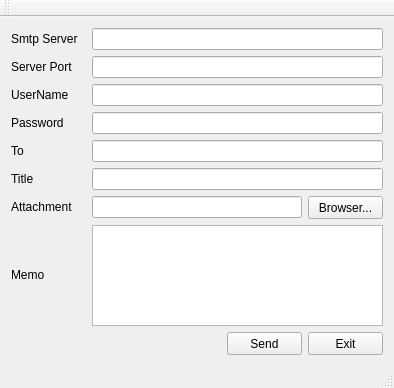
<?xml version="1.0" encoding="UTF-8"?>
<ui version="4.0">
 <class>MainWindow</class>
 <widget class="QMainWindow" name="MainWindow">
  <property name="geometry">
   <rect>
    <x>0</x>
    <y>0</y>
    <width>394</width>
    <height>388</height>
   </rect>
  </property>
  <property name="windowTitle">
   <string>Email</string>
  </property>
  <widget class="QWidget" name="centralWidget">
   <layout class="QGridLayout" name="gridLayout">
    <item row="2" column="1">
     <widget class="QLabel" name="label_3">
      <property name="minimumSize">
       <size>
        <width>75</width>
        <height>20</height>
       </size>
      </property>
      <property name="maximumSize">
       <size>
        <width>75</width>
        <height>20</height>
       </size>
      </property>
      <property name="text">
       <string>UserName</string>
      </property>
     </widget>
    </item>
    <item row="3" column="1">
     <widget class="QLabel" name="label_4">
      <property name="minimumSize">
       <size>
        <width>75</width>
        <height>20</height>
       </size>
      </property>
      <property name="maximumSize">
       <size>
        <width>75</width>
        <height>20</height>
       </size>
      </property>
      <property name="text">
       <string>Password</string>
      </property>
     </widget>
    </item>
    <item row="4" column="1">
     <widget class="QLabel" name="label_5">
      <property name="minimumSize">
       <size>
        <width>75</width>
        <height>20</height>
       </size>
      </property>
      <property name="maximumSize">
       <size>
        <width>75</width>
        <height>20</height>
       </size>
      </property>
      <property name="text">
       <string>To</string>
      </property>
     </widget>
    </item>
    <item row="6" column="1">
     <widget class="QLabel" name="label_7">
      <property name="minimumSize">
       <size>
        <width>75</width>
        <height>20</height>
       </size>
      </property>
      <property name="maximumSize">
       <size>
        <width>75</width>
        <height>20</height>
       </size>
      </property>
      <property name="text">
       <string>Attachment</string>
      </property>
     </widget>
    </item>
    <item row="6" column="5">
     <widget class="QPushButton" name="pushButton_Browser">
      <property name="minimumSize">
       <size>
        <width>75</width>
        <height>23</height>
       </size>
      </property>
      <property name="maximumSize">
       <size>
        <width>75</width>
        <height>23</height>
       </size>
      </property>
      <property name="text">
       <string>Browser...</string>
      </property>
     </widget>
    </item>
    <item row="5" column="1">
     <widget class="QLabel" name="label_6">
      <property name="minimumSize">
       <size>
        <width>75</width>
        <height>20</height>
       </size>
      </property>
      <property name="maximumSize">
       <size>
        <width>75</width>
        <height>20</height>
       </size>
      </property>
      <property name="text">
       <string>Title</string>
      </property>
     </widget>
    </item>
    <item row="7" column="1">
     <widget class="QLabel" name="label_8">
      <property name="minimumSize">
       <size>
        <width>75</width>
        <height>20</height>
       </size>
      </property>
      <property name="maximumSize">
       <size>
        <width>75</width>
        <height>20</height>
       </size>
      </property>
      <property name="text">
       <string>Memo</string>
      </property>
      <property name="alignment">
       <set>Qt::AlignLeading|Qt::AlignLeft|Qt::AlignVCenter</set>
      </property>
     </widget>
    </item>
    <item row="8" column="5">
     <widget class="QPushButton" name="pushButton_Exit">
      <property name="minimumSize">
       <size>
        <width>75</width>
        <height>23</height>
       </size>
      </property>
      <property name="maximumSize">
       <size>
        <width>75</width>
        <height>23</height>
       </size>
      </property>
      <property name="text">
       <string>Exit</string>
      </property>
     </widget>
    </item>
    <item row="0" column="1">
     <widget class="QLabel" name="label">
      <property name="minimumSize">
       <size>
        <width>75</width>
        <height>20</height>
       </size>
      </property>
      <property name="maximumSize">
       <size>
        <width>75</width>
        <height>20</height>
       </size>
      </property>
      <property name="text">
       <string>Smtp Server</string>
      </property>
     </widget>
    </item>
    <item row="1" column="1">
     <widget class="QLabel" name="label_2">
      <property name="minimumSize">
       <size>
        <width>75</width>
        <height>20</height>
       </size>
      </property>
      <property name="maximumSize">
       <size>
        <width>75</width>
        <height>20</height>
       </size>
      </property>
      <property name="text">
       <string>Server Port</string>
      </property>
     </widget>
    </item>
    <item row="8" column="4">
     <widget class="QPushButton" name="pushButton_Send">
      <property name="minimumSize">
       <size>
        <width>75</width>
        <height>23</height>
       </size>
      </property>
      <property name="maximumSize">
       <size>
        <width>75</width>
        <height>23</height>
       </size>
      </property>
      <property name="text">
       <string>Send</string>
      </property>
     </widget>
    </item>
    <item row="6" column="2" colspan="3">
     <widget class="QLineEdit" name="lineEdit_Attachment"/>
    </item>
    <item row="5" column="2" colspan="4">
     <widget class="QLineEdit" name="lineEdit_Title"/>
    </item>
    <item row="4" column="2" colspan="4">
     <widget class="QLineEdit" name="lineEdit_To"/>
    </item>
    <item row="3" column="2" colspan="4">
     <widget class="QLineEdit" name="lineEdit_Password">
      <property name="echoMode">
       <enum>QLineEdit::Password</enum>
      </property>
     </widget>
    </item>
    <item row="2" column="2" colspan="4">
     <widget class="QLineEdit" name="lineEdit_UserName"/>
    </item>
    <item row="1" column="2" colspan="4">
     <widget class="QLineEdit" name="lineEdit_ServerPort"/>
    </item>
    <item row="0" column="2" colspan="4">
     <widget class="QLineEdit" name="lineEdit_SmtpServer"/>
    </item>
    <item row="7" column="2" colspan="4">
     <widget class="QTextEdit" name="textEdit_Memo"/>
    </item>
   </layout>
  </widget>
  <widget class="QMenuBar" name="menuBar">
   <property name="geometry">
    <rect>
     <x>0</x>
     <y>0</y>
     <width>394</width>
     <height>21</height>
    </rect>
   </property>
  </widget>
  <widget class="QToolBar" name="mainToolBar">
   <attribute name="toolBarArea">
    <enum>TopToolBarArea</enum>
   </attribute>
   <attribute name="toolBarBreak">
    <bool>false</bool>
   </attribute>
  </widget>
  <widget class="QStatusBar" name="statusBar"/>
 </widget>
 <layoutdefault spacing="6" margin="11"/>
 <tabstops>
  <tabstop>lineEdit_SmtpServer</tabstop>
  <tabstop>lineEdit_ServerPort</tabstop>
  <tabstop>lineEdit_UserName</tabstop>
  <tabstop>lineEdit_Password</tabstop>
  <tabstop>lineEdit_To</tabstop>
  <tabstop>lineEdit_Title</tabstop>
  <tabstop>lineEdit_Attachment</tabstop>
  <tabstop>textEdit_Memo</tabstop>
  <tabstop>pushButton_Browser</tabstop>
  <tabstop>pushButton_Send</tabstop>
  <tabstop>pushButton_Exit</tabstop>
 </tabstops>
 <resources/>
 <connections/>
</ui>
